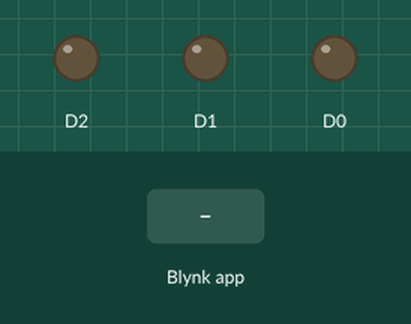
A sketch run on a simulated ESP8266 (NodeMCU). Parts: output pins drawn as LEDs (lit = HIGH). The test bench sets the inputs (shaded band). WiFi joins after 1.5 s; servers stay silent unless stated; what the sketch prints to the serial monitor is not drawn.

Above: at 3.0 s.
3.1 s: Blynk app writes 1 to V1
At 4.1 s:
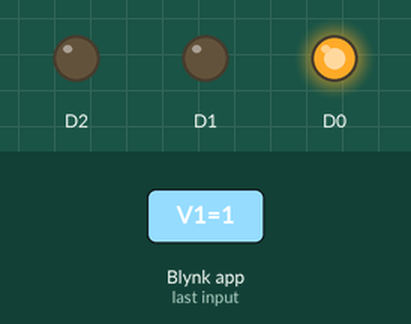
4.6 s: Blynk app writes 1 to V3
At 5.3 s:
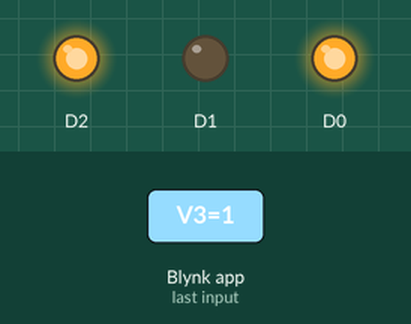
6.1 s: Blynk app writes 0 to V1
At 6.4 s:
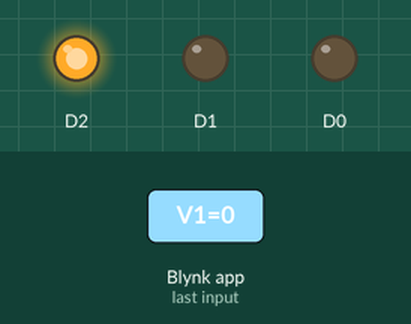
7.6 s: Blynk app writes 200 to V1
At 8.8 s:
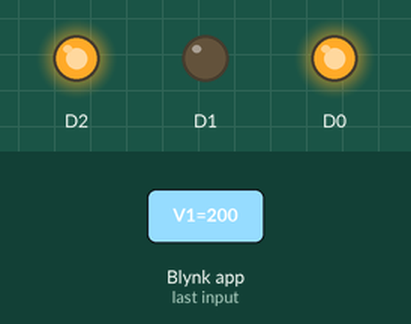
9.1 s: Blynk app writes 0 to V3
At 9.9 s:
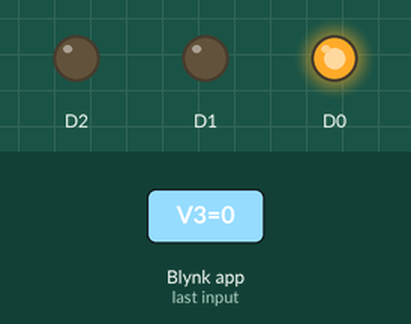
Timing chart, 0 to 11.6 s (numbered marks = the images above; inputs shaded):
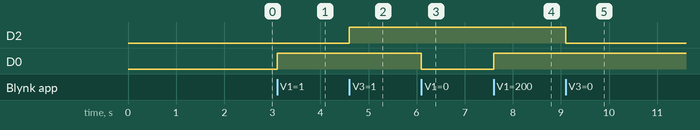

The sketch:

Blynk.ino
```cpp
#define BLYNK_PRINT Serial
#include <ESP8266WiFi.h>
#include <BlynkSimpleEsp8266.h>
char auth[] = "BFhNAUiwqQ1P5Ky0pl0vtsX4Uyslzudf";
char ssid[] = "haile";
char pass[] = "111444111";
BlynkTimer timer;
BLYNK_WRITE(V1) {
  int pinValue = param.asInt();
  if ( pinValue == 0) {
    digitalWrite(D0,LOW); }
 else { digitalWrite(D0,HIGH);
    Serial.print("aa"); }
}
BLYNK_WRITE(V2)
{ int pinValue1 = param.asInt();
  if ( pinValue1 == 2) {
    digitalWrite(D1,HIGH); }
else {
    digitalWrite(D1,LOW);
    Serial.print("aa"); }
}
BLYNK_WRITE(V3) {
  int pinValue2 = param.asInt();
  if ( pinValue2 == 0) {
    digitalWrite(D2,LOW);}
  else { digitalWrite(D2, HIGH);
    Serial.print("aa"); }
}
void setup()
{
  Serial.begin(9600);
  Blynk.begin(auth, ssid, pass);
  pinMode(D0,OUTPUT);
  digitalWrite(D0, LOW);
  pinMode(D1, OUTPUT);
  digitalWrite(D1, LOW);
  pinMode(D2, OUTPUT);
  digitalWrite(D2, LOW);
}
void loop() {
  Blynk.run();
}
```

Measured:
- after the input at 3.1 s, D0: LOW → HIGH at once
- after the input at 4.6 s, D2: LOW → HIGH at once
- after the input at 6.1 s, D0: HIGH → LOW at once
- after the input at 7.6 s, D0: LOW → HIGH at once
- after the input at 9.1 s, D2: HIGH → LOW at once
